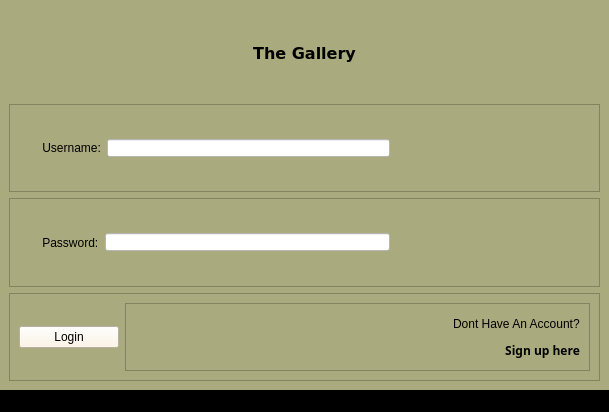
<?xml version="1.0" encoding="UTF-8"?>
<ui version="4.0">
 <class>MainWindow</class>
 <widget class="QMainWindow" name="MainWindow">
  <property name="geometry">
   <rect>
    <x>0</x>
    <y>0</y>
    <width>609</width>
    <height>412</height>
   </rect>
  </property>
  <property name="windowTitle">
   <string>The Gallery</string>
  </property>
  <property name="styleSheet">
   <string notr="true">background-color: rgb(0,0,0);</string>
  </property>
  <widget class="QWidget" name="centralwidget">
   <property name="styleSheet">
    <string notr="true">background-color: rgb(170, 170, 127)</string>
   </property>
   <layout class="QVBoxLayout" name="verticalLayout">
    <item>
     <widget class="QLabel" name="label">
      <property name="font">
       <font>
        <family>Verdana</family>
        <pointsize>12</pointsize>
        <weight>75</weight>
        <bold>true</bold>
       </font>
      </property>
      <property name="text">
       <string>The Gallery</string>
      </property>
      <property name="alignment">
       <set>Qt::AlignCenter</set>
      </property>
     </widget>
    </item>
    <item>
     <widget class="QFrame" name="frame">
      <property name="frameShape">
       <enum>QFrame::StyledPanel</enum>
      </property>
      <property name="frameShadow">
       <enum>QFrame::Raised</enum>
      </property>
      <layout class="QHBoxLayout" name="horizontalLayout">
       <item>
        <widget class="QLabel" name="label_2">
         <property name="text">
          <string>       Username:</string>
         </property>
         <property name="scaledContents">
          <bool>true</bool>
         </property>
        </widget>
       </item>
       <item>
        <widget class="QLineEdit" name="lineEdit">
         <property name="styleSheet">
          <string notr="true">background-color: rgb(255, 255, 255);
margin-right:200px;</string>
         </property>
        </widget>
       </item>
      </layout>
     </widget>
    </item>
    <item>
     <widget class="QFrame" name="frame_2">
      <property name="frameShape">
       <enum>QFrame::StyledPanel</enum>
      </property>
      <property name="frameShadow">
       <enum>QFrame::Raised</enum>
      </property>
      <layout class="QHBoxLayout" name="horizontalLayout_2">
       <item>
        <widget class="QLabel" name="label_3">
         <property name="text">
          <string>       Password:</string>
         </property>
        </widget>
       </item>
       <item>
        <widget class="QLineEdit" name="lineEdit_2">
         <property name="styleSheet">
          <string notr="true">background-color: rgb(255, 255, 255);
margin-right: 200px;</string>
         </property>
        </widget>
       </item>
      </layout>
     </widget>
    </item>
    <item>
     <widget class="QFrame" name="frame_3">
      <property name="frameShape">
       <enum>QFrame::StyledPanel</enum>
      </property>
      <property name="frameShadow">
       <enum>QFrame::Raised</enum>
      </property>
      <layout class="QHBoxLayout" name="horizontalLayout_3">
       <item>
        <widget class="QPushButton" name="pushButton">
         <property name="maximumSize">
          <size>
           <width>100</width>
           <height>16777215</height>
          </size>
         </property>
         <property name="baseSize">
          <size>
           <width>0</width>
           <height>0</height>
          </size>
         </property>
         <property name="styleSheet">
          <string notr="true">background-color: rgb(255, 244, 224);</string>
         </property>
         <property name="text">
          <string>Login</string>
         </property>
        </widget>
       </item>
       <item>
        <widget class="QFrame" name="frame_4">
         <property name="frameShape">
          <enum>QFrame::StyledPanel</enum>
         </property>
         <property name="frameShadow">
          <enum>QFrame::Raised</enum>
         </property>
         <layout class="QVBoxLayout" name="verticalLayout_2">
          <item alignment="Qt::AlignRight">
           <widget class="QLabel" name="label_4">
            <property name="text">
             <string>Dont Have An Account?</string>
            </property>
           </widget>
          </item>
          <item alignment="Qt::AlignRight">
           <widget class="QLabel" name="label_5">
            <property name="font">
             <font>
              <family>Segoe UI Black</family>
              <weight>75</weight>
              <bold>true</bold>
             </font>
            </property>
            <property name="styleSheet">
             <string notr="true">QLabel::hover{
	color:rgb(0, 0, 255)
};</string>
            </property>
            <property name="text">
             <string>Sign up here</string>
            </property>
            <property name="alignment">
             <set>Qt::AlignCenter</set>
            </property>
           </widget>
          </item>
         </layout>
        </widget>
       </item>
      </layout>
     </widget>
    </item>
   </layout>
  </widget>
  <widget class="QStatusBar" name="statusbar"/>
 </widget>
 <resources/>
 <connections/>
</ui>
